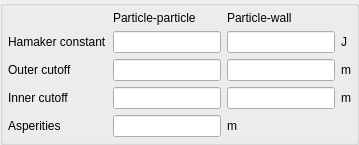
            <widget class="QGroupBox" name="groupbox_cohesion_parameters">
             <property name="title">
              <string/>
             </property>
             <property name="flat">
              <bool>true</bool>
             </property>
             <layout class="QGridLayout" name="gridLayout_18">
              <property name="leftMargin">
               <number>0</number>
              </property>
              <property name="topMargin">
               <number>0</number>
              </property>
              <property name="rightMargin">
               <number>0</number>
              </property>
              <property name="bottomMargin">
               <number>0</number>
              </property>
              <property name="spacing">
               <number>6</number>
              </property>
              <item row="0" column="0">
               <layout class="QGridLayout" name="gridLayout_17">
                <property name="leftMargin">
                 <number>5</number>
                </property>
                <property name="topMargin">
                 <number>5</number>
                </property>
                <property name="rightMargin">
                 <number>5</number>
                </property>
                <property name="bottomMargin">
                 <number>5</number>
                </property>
                <item row="0" column="1">
                 <widget class="QLabel" name="label_particle_particle">
                  <property name="text">
                   <string>Particle-particle</string>
                  </property>
                 </widget>
                </item>
                <item row="0" column="2">
                 <widget class="QLabel" name="label_particle_wall">
                  <property name="text">
                   <string>Particle-wall</string>
                  </property>
                 </widget>
                </item>
                <item row="1" column="0">
                 <widget class="QLabel" name="label_hamaker_constant">
                  <property name="text">
                   <string>Hamaker constant</string>
                  </property>
                 </widget>
                </item>
                <item row="1" column="1">
                 <widget class="LineEdit" name="lineedit_keyword_hamaker_constant"/>
                </item>
                <item row="1" column="2">
                 <widget class="LineEdit" name="lineedit_keyword_wall_hamaker_constant"/>
                </item>
                <item row="2" column="0">
                 <widget class="QLabel" name="label_vdw_outer_cutoff">
                  <property name="text">
                   <string>Outer cutoff</string>
                  </property>
                 </widget>
                </item>
                <item row="2" column="1">
                 <widget class="LineEdit" name="lineedit_keyword_vdw_outer_cutoff"/>
                </item>
                <item row="2" column="2">
                 <widget class="LineEdit" name="lineedit_keyword_wall_vdw_outer_cutoff"/>
                </item>
                <item row="3" column="0">
                 <widget class="QLabel" name="label_vdw_inner_cutoff">
                  <property name="text">
                   <string>Inner cutoff</string>
                  </property>
                 </widget>
                </item>
                <item row="3" column="1">
                 <widget class="LineEdit" name="lineedit_keyword_vdw_inner_cutoff"/>
                </item>
                <item row="3" column="2">
                 <widget class="LineEdit" name="lineedit_keyword_wall_vdw_inner_cutoff"/>
                </item>
                <item row="4" column="0">
                 <widget class="QLabel" name="label_asperities">
                  <property name="text">
                   <string>Asperities</string>
                  </property>
                 </widget>
                </item>
                <item row="4" column="1">
                 <widget class="LineEdit" name="lineedit_keyword_asperities"/>
                </item>
                <item row="2" column="3">
                 <widget class="QLabel" name="label_vdw_outer_cutoff_units">
                  <property name="sizePolicy">
                   <sizepolicy hsizetype="Fixed" vsizetype="Preferred">
                    <horstretch>0</horstretch>
                    <verstretch>0</verstretch>
                   </sizepolicy>
                  </property>
                  <property name="text">
                   <string>m</string>
                  </property>
                 </widget>
                </item>
                <item row="3" column="3">
                 <widget class="QLabel" name="label_vdw_inner_cutoff_units">
                  <property name="text">
                   <string>m</string>
                  </property>
                 </widget>
                </item>
                <item row="4" column="2">
                 <widget class="QLabel" name="label_asperities_units">
                  <property name="text">
                   <string>m</string>
                  </property>
                 </widget>
                </item>
                <item row="1" column="3">
                 <widget class="QLabel" name="label_hamaker_constant_units">
                  <property name="text">
                   <string>J</string>
                  </property>
                 </widget>
                </item>
               </layout>
              </item>
             </layout>
            </widget>
